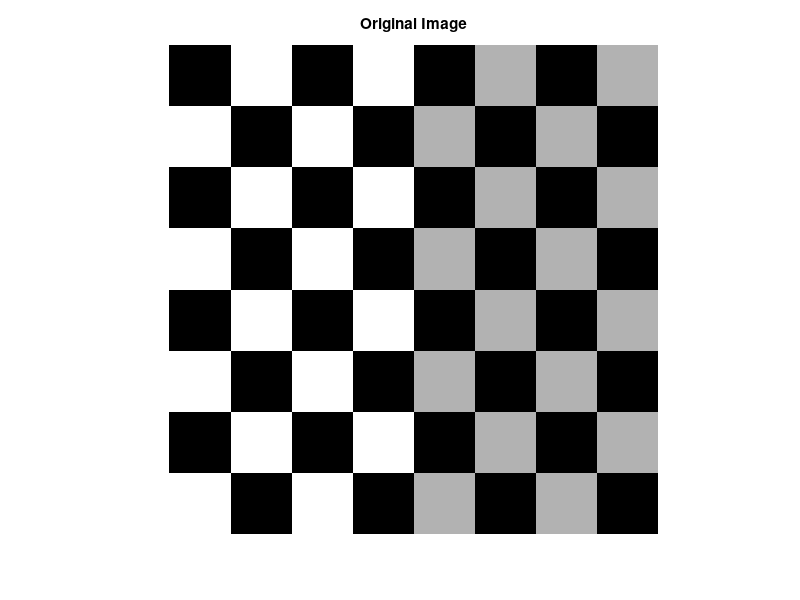

Reproduce this figure in MATLAB. (Note: this script raises an error after producing the figure.)
function Blind_filter()     % Blind Deconvultion Implementation

clc;
close all;
% Reading the image.
img = checkerboard(8);

% Create the PSF with Gaussian filter parameter
PSF = fspecial('gaussian',7,10);

prompt = 'Enter the mean of the noise :';
noise_mean = input(prompt);

prompt = 'Enter the noise variance:';
noise_var = input(prompt);

figure; imshow(img); title('Original Image');
% Creating Blurred Noisy Image by adding Gaussian noise
BlurredNoisy = imnoise(imfilter(img,PSF),'gaussian',noise_mean,noise_var);

% Creating Weight parameter to assign weight to each pixel to reflect its
% quality
WT = zeros(size(img));
WT(5:end-4,5:end-4) = 1;

% Creating Initial PSF for restoration
INITPSF = ones(size(PSF));

% Deblurring using deconvblind function
[J P] = deconvblind(BlurredNoisy,INITPSF,20,10*sqrt(noise_var),WT);

figure;subplot(1,2,1);imshow(BlurredNoisy); title('Blurred Noisy image');
subplot(1,2,2);imshow(J); title('Deblurred Image');
end